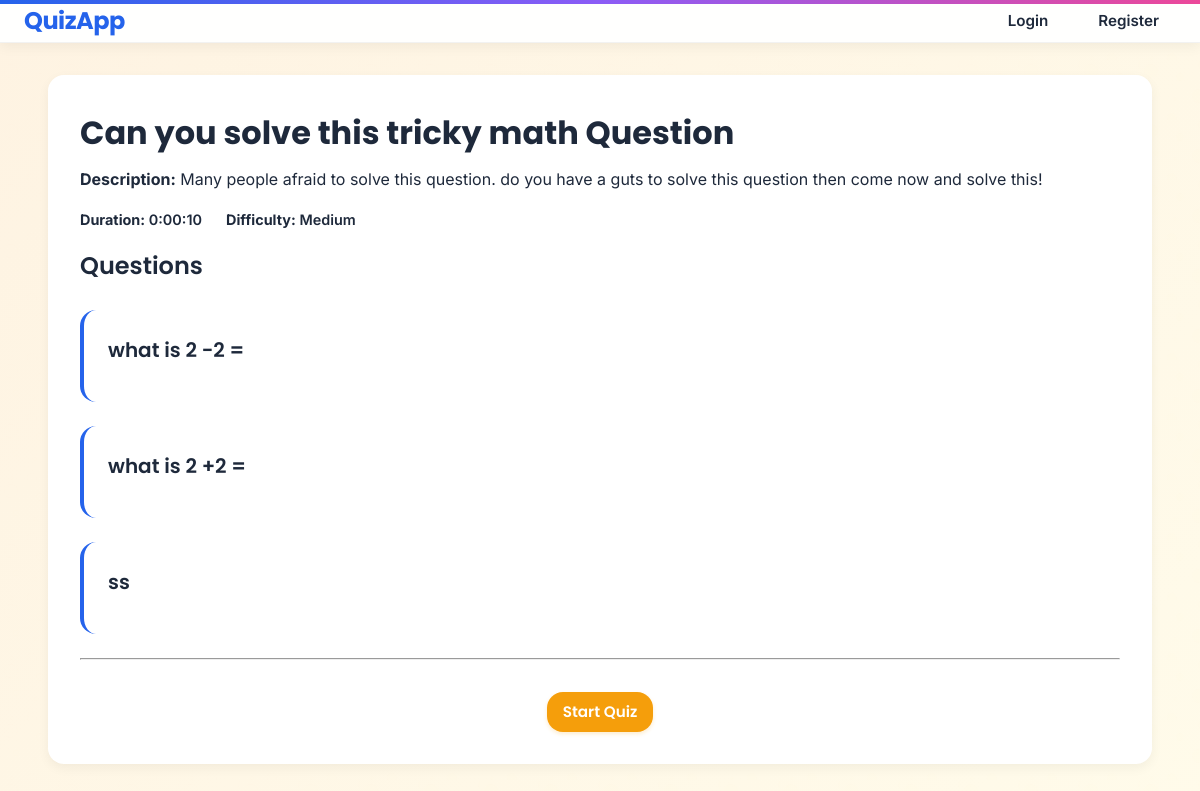
Screenshot of /quiz/2/ with the database file from the repository.
### app/models.py (models this page shows, shortened)
class Quizes(models.Model):
    title = models.CharField(max_length=200)
    description = models.TextField(blank=True, null=True)
    created_by = models.ForeignKey(User, on_delete=models.SET_NULL, null=True, blank=True)
    created_at = models.DateTimeField(auto_now_add=True)
    duration = models.DurationField(default=timedelta(minutes=10))  # Quiz time limit
    difficulty = models.CharField(max_length=1, choices=DIFFICULT_CHOICES, default="M")
    is_active = models.BooleanField(default=True) #can be attempt
    available_until = models.DateTimeField(null=True, blank=True)

class Question(models.Model):
    quiz = models.ForeignKey(Quizes, on_delete=models.CASCADE, related_name="questions")
    text = models.CharField(max_length=500)  # use CharField for question text
    order = models.IntegerField(default=0)   # fixed: removed extra ".models"

### app/views.py (the view)
# urls.py: path("quiz/<int:pk>/", QuizDetailView.as_view(), name="quiz-detail"),
class QuizDetailView(DetailView):
    model = Quizes
    template_name = 'app/quiz_detail.html'
    def get_context_data(self, **kwargs):
        context = super().get_context_data(**kwargs)
        quiz = self.get_object()
        context["question"] = quiz.questions.all().order_by("order")
        return context

### app/templates/app/quiz_detail.html (shortened to what this page needs)
{% extends 'base.html' %}
{% block content %}
<div class="container">
  <div class="quiz-detail-card">
    <div class="quiz-header">
      <h1>{{ object.title }}</h1>
      <p><strong>Description:</strong> {{ object.description|default:"—" }}</p>
      <div class="meta">
        <span><strong>Duration:</strong> {{ object.duration }}</span>
        <span><strong>Difficulty:</strong> {{ object.get_difficulty_display }}</span>
      </div>
    </div>
    <h2>Questions</h2>
    <ol class="questions-list">
    {% for q in question|slice:"3" %}
      <li class="question-item">
        <h3>{{ q.text }}</h3>
      </li>
    {% empty %}
      <li class="question-item">
        <p>No questions yet.</p>
      </li>
    {% endfor %}
    </ol>
    <hr>
    <div class="text-center">
      <a href="{% url 'quiz-start' object.pk %}" class="btn btn-primary">
        Start Quiz
      </a>
    </div>
  </div>
</div>
{% endblock %}

### app/static/app/css/style.css (style rules this page uses)
:root { --primary: #2563eb; --warm-primary: #f59e0b; --warm-secondary: #f97316; --warm-tertiary: #eab308; --danger: #ef4444; --neutral-light: #fef3e2; --neutral-dark: #1e293b; --border-radius: 16px; --shadow-sm: 0 4px 12px rgba(0, 0, 0, 0.05); --shadow: 0 8px 20px rgba(0, 0, 0, 0.1); --transition: all 0.3s ease; }
*, *::before, *::after { box-sizing: border-box; }
h1, h2, h3, h4, h5, h6, .nav-brand, .btn { font-family: 'Poppins', -apple-system, BlinkMacSystemFont, 'Segoe UI', Roboto, sans-serif; font-weight: 700; margin: 0; }
h2, h3 { font-weight: 600; }
body, p, li, label, input, textarea, select { font-family: 'Inter', -apple-system, BlinkMacSystemFont, 'Segoe UI', Roboto, sans-serif; font-weight: 400; margin: 0; }
body { margin: 0; background: linear-gradient(135deg, var(--neutral-light) 0%, #fffbea 100%); color: var(--neutral-dark); min-height: 100vh; line-height: 1.6; }
body::after { content: ''; position: fixed; top: 0; left: 0; width: 100%; height: 100%; opacity: 0.2; pointer-events: none; z-index: -1; }
.nav-link, .btn { font-weight: 600; text-decoration: none; border-radius: var(--border-radius); padding: 0.5rem 1rem; transition: var(--transition); cursor: pointer; font-size: 0.95rem; display: inline-flex; align-items: center; gap: 0.4rem; }
.btn { background: var(--warm-primary); color: white; border: none; box-shadow: 0 2px 4px rgba(245, 158, 11, 0.2); }
.container { max-width: 1200px; margin: 0 auto; padding: 0 1.5rem; }
body::before { content: ''; position: fixed; top: 0; left: 0; width: 100%; height: 4px; background: linear-gradient(90deg, var(--warm-primary), var(--warm-secondary), var(--warm-tertiary)); z-index: 2000; pointer-events: none; }
html { scroll-behavior: smooth; }
body::before { content: ''; position: fixed; top: 0; left: 0; width: 100%; height: 4px; background: linear-gradient(90deg, var(--primary), #8b5cf6, #ec4899); z-index: 2000; pointer-events: none; }
.btn-primary { background: var(--warm-primary); color: white; border: none; box-shadow: 0 2px 4px rgba(245, 158, 11, 0.2); }
.quiz-detail-card { background: white; border-radius: var(--border-radius); box-shadow: var(--shadow-sm); padding: 2rem; margin-bottom: 2rem; transition: transform 0.2s ease, box-shadow 0.2s ease; }
.quiz-header h1 { font-size: 2rem; margin-top: 0; margin-bottom: 0.5rem; color: var(--neutral-dark); }
.quiz-header p { font-size: 1rem; color: var(--gray-500); margin: 0.5rem 0; }
.meta { display: flex; gap: 1.5rem; margin: 1rem 0; font-size: 0.9rem; color: var(--gray-500); }
.meta span { font-weight: 600; color: var(--neutral-dark); }
.questions-list { list-style: none; padding: 0; margin: 1.5rem 0; }
.question-item { background: var(--gray-100); border-left: 4px solid var(--primary); padding: 1.5rem; margin-bottom: 1.5rem; border-radius: var(--border-radius); transition: var(--transition); }
.question-item h3 { font-size: 1.25rem; margin-top: 0; margin-bottom: 0.75rem; color: var(--neutral-dark); }
.text-center { text-align: center; margin-top: 2rem; }
.question-item { opacity: 0; transform: translateY(20px); animation: fadeInUp 0.5s ease-out forwards; }

### rows the page displays
Quizes: title "Can you solve this tricky math Question", description "Many people afraid to solve this question. do you have a guts to solve this question then come now and solve this!", duration "0:00:10", difficulty "Medium"
Question: text "what is 2 -2 ="
Question: text "what is 2 +2 ="
Question: text "ss"
